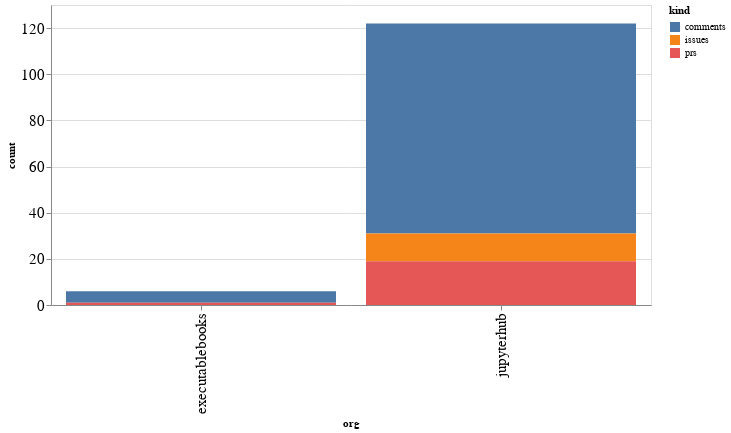

The cell this chart's notebook holds for it:
### Code cell
alt.Chart(org_summaries, width=600).mark_bar().encode(
    x='org',
    y='count',
    color='kind',
    tooltip="org"
)

### Figure 1 — Vega-Lite specification as saved in the notebook (floating-point values rounded to 4 significant figures)
{"config": {"axisLeft": {"labelFontSize": 15}, "axisBottom": {"labelFontSize": 15}}, "data": {"name": "data-b18fb63162ece1b4527922fcaf203ced"}, "mark": "bar", "encoding": {"color": {"type": "nominal", "field": "kind"}, "tooltip": {"type": "nominal", "field": "org"}, "x": {"type": "nominal", "field": "org"}, "y": {"type": "quantitative", "field": "count"}}, "width": 600, "$schema": "https://vega.github.io/schema/vega-lite/v4.8.1.json", "datasets": {"data-b18fb63162ece1b4527922fcaf203ced": [{"org": "executablebooks", "kind": "comments", "count": 5}, {"org": "executablebooks", "kind": "prs", "count": 1}, {"org": "jupyterhub", "kind": "comments", "count": 91}, {"org": "jupyterhub", "kind": "issues", "count": 12}, {"org": "jupyterhub", "kind": "prs", "count": 19}]}}
